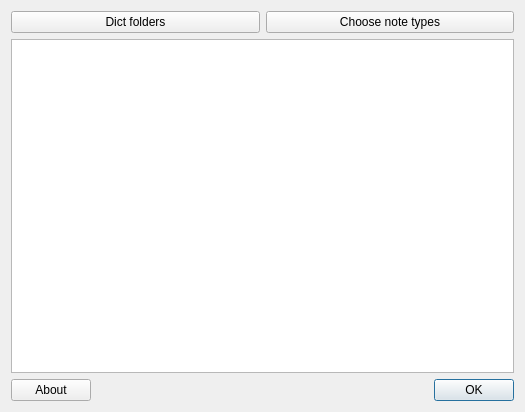
<?xml version="1.0" encoding="utf-8"?>
<ui version="4.0">
  <class>Dialog</class>
  <widget class="QDialog" name="Dialog">
    <property name="geometry">
      <rect>
        <x>0</x>
        <y>0</y>
        <width>525</width>
        <height>412</height>
      </rect>
    </property>
    <property name="sizePolicy">
      <sizepolicy hsizetype="Preferred" vsizetype="Preferred">
        <horstretch>0</horstretch>
        <verstretch>0</verstretch>
      </sizepolicy>
    </property>
    <property name="windowTitle">
      <string>Options</string>
    </property>
    <layout class="QVBoxLayout" name="verticalLayout"
    stretch="0,1,0">
      <item>
        <layout class="QHBoxLayout" name="horizontalLayout_2">
          <item>
            <widget class="QPushButton" name="btnDictChooser">
              <property name="text">
                <string>Dict folders</string>
              </property>
            </widget>
          </item>
          <item>
            <widget class="QPushButton" name="btnModelChooser">
              <property name="text">
                <string>Choose note types</string>
              </property>
            </widget>
          </item>
        </layout>
      </item>
      <item>
        <widget class="QListWidget" name="lwDicts">
          <property name="sizePolicy">
            <sizepolicy hsizetype="Expanding"
            vsizetype="Expanding">
              <horstretch>0</horstretch>
              <verstretch>0</verstretch>
            </sizepolicy>
          </property>
          <property name="maximumSize">
            <size>
              <width>16777215</width>
              <height>16777215</height>
            </size>
          </property>
          <property name="currentRow">
            <number>-1</number>
          </property>
        </widget>
      </item>
      <item>
        <layout class="QHBoxLayout" name="horizontalLayout">
          <item>
            <widget class="QPushButton" name="btnAbout">
              <property name="text">
                <string>About</string>
              </property>
            </widget>
          </item>
          <item>
            <spacer name="horizontalSpacer">
              <property name="orientation">
                <enum>Qt::Horizontal</enum>
              </property>
              <property name="sizeHint" stdset="0">
                <size>
                  <width>40</width>
                  <height>20</height>
                </size>
              </property>
            </spacer>
          </item>
          <item>
            <widget class="QDialogButtonBox" name="buttonBox">
              <property name="standardButtons">
                <set>QDialogButtonBox::Ok</set>
              </property>
            </widget>
          </item>
        </layout>
      </item>
    </layout>
  </widget>
  <resources />
  <connections>
    <connection>
      <sender>btnDictChooser</sender>
      <signal>clicked()</signal>
      <receiver>Dialog</receiver>
      <slot>show_dictSetting_dlg()</slot>
      <hints>
        <hint type="sourcelabel">
          <x>130</x>
          <y>25</y>
        </hint>
        <hint type="destinationlabel">
          <x>202</x>
          <y>0</y>
        </hint>
      </hints>
    </connection>
    <connection>
      <sender>btnModelChooser</sender>
      <signal>clicked()</signal>
      <receiver>Dialog</receiver>
      <slot>show_models()</slot>
      <hints>
        <hint type="sourcelabel">
          <x>332</x>
          <y>19</y>
        </hint>
        <hint type="destinationlabel">
          <x>438</x>
          <y>4</y>
        </hint>
      </hints>
    </connection>
    <connection>
      <sender>buttonBox</sender>
      <signal>accepted()</signal>
      <receiver>Dialog</receiver>
      <slot>save()</slot>
      <hints>
        <hint type="sourcelabel">
          <x>431</x>
          <y>388</y>
        </hint>
        <hint type="destinationlabel">
          <x>324</x>
          <y>278</y>
        </hint>
      </hints>
    </connection>
    <connection>
      <sender>btnAbout</sender>
      <signal>clicked()</signal>
      <receiver>Dialog</receiver>
      <slot>show_about()</slot>
      <hints>
        <hint type="sourcelabel">
          <x>212</x>
          <y>387</y>
        </hint>
        <hint type="destinationlabel">
          <x>302</x>
          <y>381</y>
        </hint>
      </hints>
    </connection>
  </connections>
  <slots>
    <slot>show_dictSetting_dlg()</slot>
    <slot>show_models()</slot>
    <slot>save()</slot>
    <slot>show_about()</slot>
  </slots>
</ui>
